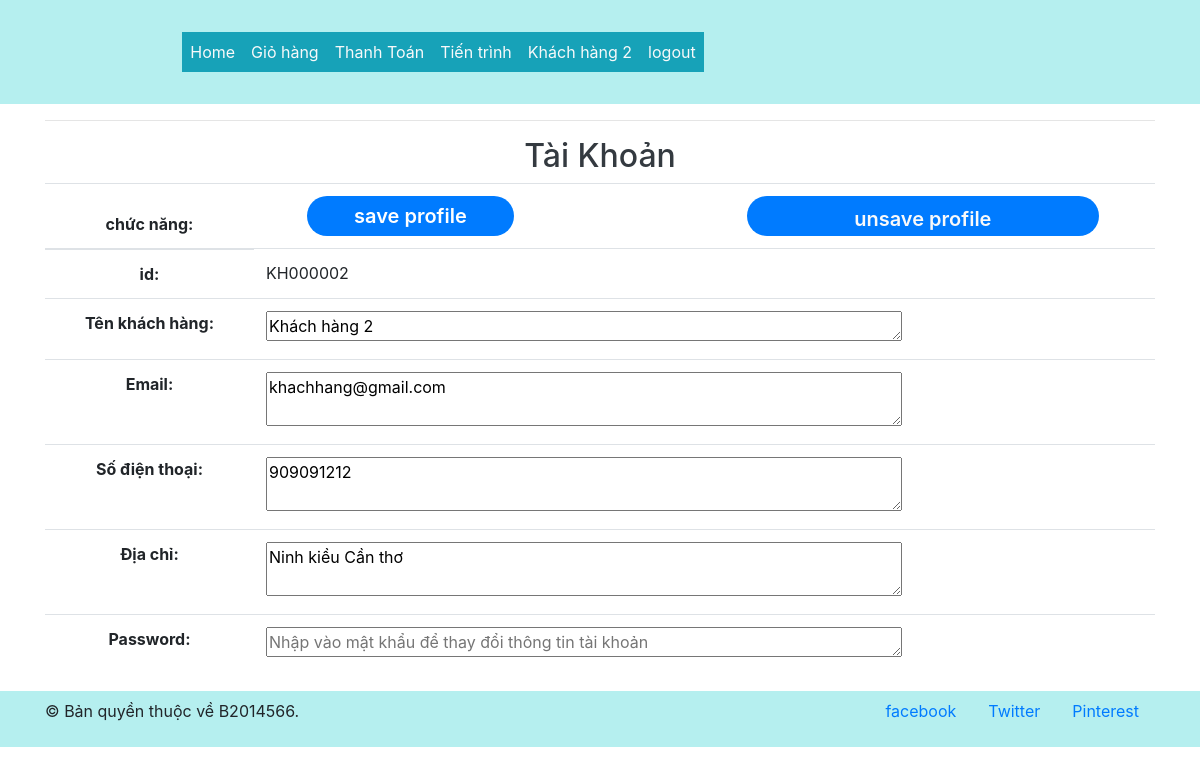
Screenshot of /index.php?act=edit_profile (signed in) with the database file from the repository.
### tables this page shows
create table khachhang (
	makhachhang char(8) primary key ,
    tenkhachhang varchar(50),
    matkhau varchar(20),
    diachi varchar(100) not null,
	sodienthoai int(10),
    email varchar(50),
    capdo char(1) default 0);

### view/edit_profile.php (the view, shortened to what this page needs)
<?php
    $statement = $conn->prepare('SELECT * FROM banhang.khachhang WHERE makhachhang=:id');
    $statement->bindParam(':id',$_SESSION['id']);
    $statement->execute();
    $result = $statement->fetch();
?>
<div class="container">
    <hr>
    <h2 class="text-dark">Tài Khoản</h2>
    <div class="row">
        <div class="col-12">
            <table class="table">
                <form action="index.php?act=update_profile" method="post">
                    <thead>
                        <tr>
                            <th class="text-center" scope="row">chức năng:</th>
                            <td colspan="2">
                                <button class="Nutbam bg-primary col-6 text-white" type="submit" name="submit">save
                                    profile
                                </button>
                            </td>
                            <td colspan="2">
                                <a class="Nutbam nav-link bg-primary text-light text-center  p-2"
                                    href="index.php?act=profile">unsave profile</a>
                            </td>
                        </tr>
                    </thead>
                    <tbody>
                        <tr>
                            <th class="text-center" scope="row">id:</th>
                            <?php
                                echo "<td colspan='3'>";
                                echo htmlspecialchars($result['makhachhang']);
                                echo "</td>";
                            ?>
                        </tr>
                        <tr>
                            <th class="text-center" scope="row">Tên khách hàng:</th>
                            <?php
                                echo "<td colspan='3'>";
                                echo "<textarea name='userchange' rows='1' cols='60'>";
                                echo htmlspecialchars($result['tenkhachhang']);
                                echo "</textarea>";
                                echo "</td>";
                            ?>
                        </tr>
                        <tr>
                            <th class="text-center" scope="row">Email:</th>
                            <?php
                                echo "<td colspan='3'>";
                                echo "<textarea name='emailchange' rows='2' cols='60'>";
                                echo htmlspecialchars($result['email']);
                                echo "</textarea>";
                                echo "</td>";
                            ?>
                        </tr>
                        <tr>
                            <th class="text-center" scope="row">Số điện thoại:</th>
                            <?php
                                echo "<td colspan='3'>";
                                echo "<textarea name='sdtchange' rows='2' cols='60'>";
                                echo htmlspecialchars($result['sodienthoai']);
                                echo "</textarea>";
                                echo "</td>";
                            ?>
                        </tr>
                        <tr>
                            <th class="text-center" scope="row">Địa chỉ:</th>
                            <?php
                                echo "<td colspan='3'>";
                                echo "<textarea name='diachichange' rows='2' cols='60'>";
                                echo htmlspecialchars($result['diachi']);
                                echo "</textarea>";
                                echo "</td>";
                            ?>
                        </tr>
                        <tr>
                            <th class="text-center" scope="row">Password:</th>
                            <?php
                                echo "<td colspan='3'>";
                                echo "<textarea name='passwordchange' rows='1' cols='60' placeholder='Nhập vào mật khẩu để thay đổi thông tin tài khoản'>";
                                echo "</textarea>";
                                echo "</td>";
                            ?>
                        </tr>
                    </tbody>
                </form>
            </table>
        </div>
    </div>
</div>

### public/css/login.css (style rules this page uses)
h2 { font-size: 2em; color: white; text-align: center; }
.Nutbam { position: relative; width: 80%; height: 40px; right: -10%; border-radius: 40px; background: white; border: none; font-size: 20px; font-weight: 600; }

### rows the page displays
khachhang: makhachhang "KH000002", userchange "Khách hàng 2", emailchange "khachhang@gmail.com", sdtchange "909091212", diachichange "Ninh kiều Cần thơ"

### other values shown
$_SESSION['user'] "Khách hàng 2"
